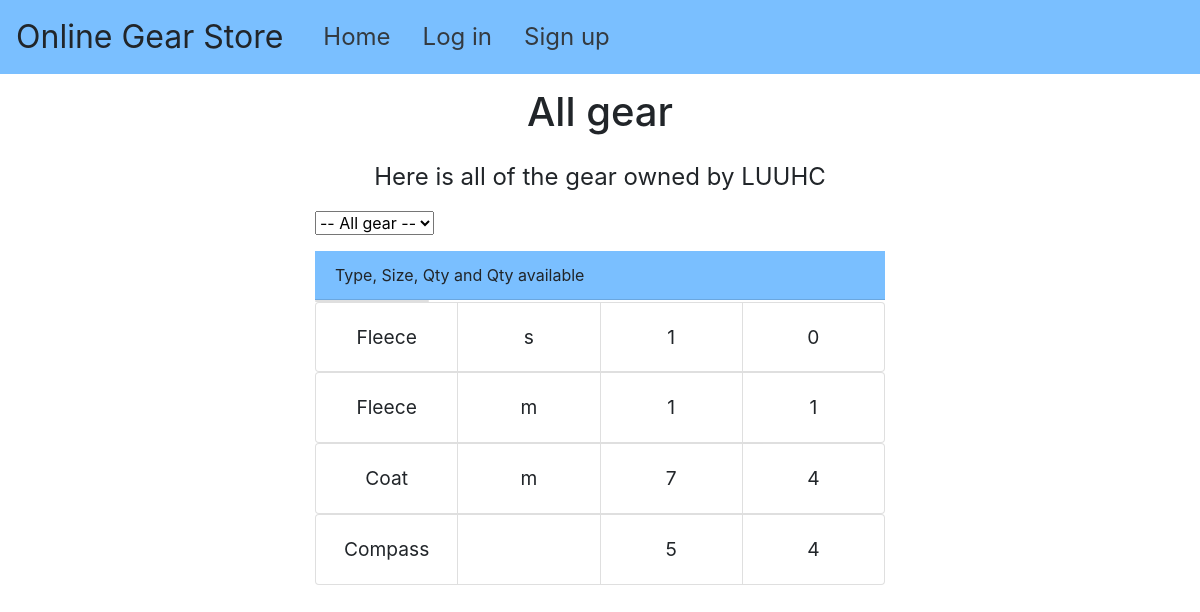
The page /allGear on the database its author committed.
### app/models.py (models this page shows, shortened)
class Gear(db.Model): # Gear to Borrowed is a one to many relationship
    __tablename__ = "gear_table"
    id = db.Column(db.Integer, primary_key=True)
    qtyTotal = db.Column(db.Integer)
    qtyAvailable = db.Column(db.Integer)
    members = db.relationship("Borrowed",back_populates="gear")
    typeID = db.Column(db.Integer, db.ForeignKey('type.id'))
    sizeID = db.Column(db.Integer, db.ForeignKey('size.id'))

class Type(db.Model): # Type to Gear is a one to many relationship
    id = db.Column(db.Integer, primary_key=True)
    type = db.Column(db.String)
    gears = db.relationship('Gear',backref='type', lazy=True)

class Size(db.Model): # Size to Gear is a one to many relationship
    id = db.Column(db.Integer, primary_key=True)
    size = db.Column(db.String(50))
    gears = db.relationship('Gear',backref='size', lazy=True)

### app/views.py (the view)
@app.route('/allGear', methods=['GET', 'POST'])
def allGear():
    adminVal = session.get('adminVal',False)
    gear = Gear.query.all()
    types=[]
    typeIDs = []
    for g in gear:
        if g.typeID not in typeIDs:
            typeIDs.append(g.typeID)
    for id in typeIDs:
        types.append(Gear.query.filter(Gear.typeID==id).first())
    return render_template('allGear.html',isAdmin=adminVal,allGear=gear, distinctTypes=types)

### app/templates/allGear.html (shortened to what this page needs)
{% extends "base.html" %}
{% block content %}
<body>
    <h1 class="title">All gear</h1>
    <p class="topText">Here is all of the gear owned by LUUHC</p>
    <select id="dropdown" onchange="loadData()">
      <option value="all">-- All gear --</option>
      </select>
      <div class="card-header">Type, Size, Qty and Qty available</div>
      <div class="card"></div>
      {%for gear in allGear%}
          <div class="card-group" data-val="{{gear.type.type}}">
          <div class="card">
            <div class="card-body text-center">
              <p class="card-text">{{gear.type.type}}</p>
            </div>
          </div>
          <div class="card">
            <div class="card-body text-center">
              <p class="card-text">{{gear.size.size}}</p>
            </div>
          </div>
          <div class="card">
            <div class="card-body text-center">
              <p class="card-text">{{gear.qtyTotal}}</p>
            </div>
          </div>
          <div class="card">
            <div class="card-body text-center">
              <p class="card-text">{{gear.qtyAvailable}}</p>
            </div>
          </div>
        </div>
    {%endfor%}
</body>
{% endblock %}

### app/static/style.css (style rules this page uses)
h1.title { text-align: center; padding: 2.5%; }
.card { font-size: larger; }
p.topText { font-size: x-large; text-align: center; }
.card-header { background-color: #7abfff; }
.card-group { display: flex; justify-content: space-between; }
.card { width: 20%; }

### rows shown on the page
Gear: type.type "Fleece", size.size "s", qtyTotal "1", qtyAvailable "0"
Gear: type.type "Fleece", size.size "m", qtyTotal "1", qtyAvailable "1"
Gear: type.type "Coat", size.size "m", qtyTotal "7", qtyAvailable "4"
Gear: type.type "Compass", qtyTotal "5", qtyAvailable "4"
